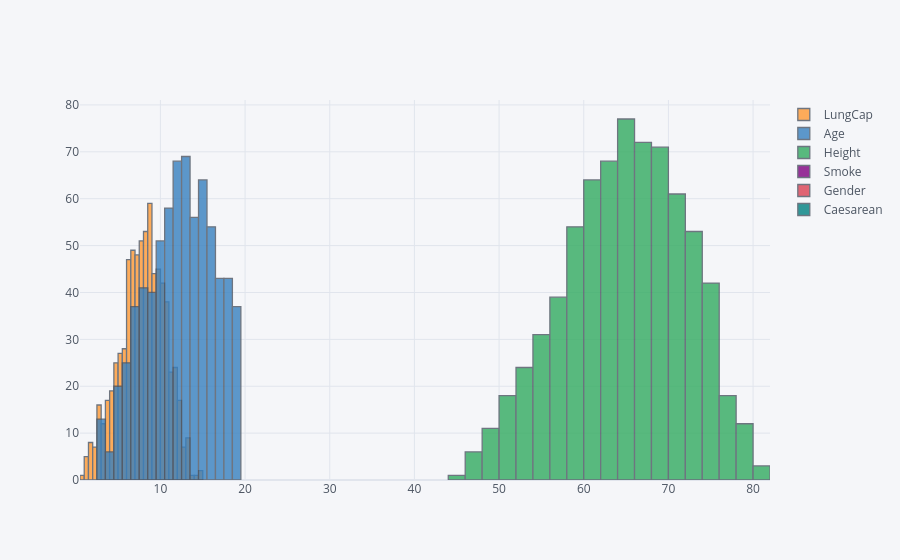

This figure's notebook cell:
### Code cell
lnc.iplot(kind = 'histogram')

### Figure 1 — Plotly figure (JSON) as saved in the notebook; plotly's stock layout.template omitted (floating-point values rounded to 4 significant figures; data arrays with more than 128 entries replaced by an {"elided": "..."} marker saying what was removed)
{"data": [{"histfunc": "count", "histnorm": "", "marker": {"color": "rgba(255, 153, 51, 1.0)", "line": {"color": "#4D5663", "width": 1.3}}, "name": "LungCap", "opacity": 0.8, "orientation": "v", "type": "histogram", "x": {"elided": "725 float values"}}, {"histfunc": "count", "histnorm": "", "marker": {"color": "rgba(55, 128, 191, 1.0)", "line": {"color": "#4D5663", "width": 1.3}}, "name": "Age", "opacity": 0.8, "orientation": "v", "type": "histogram", "x": {"elided": "725 int values"}}, {"histfunc": "count", "histnorm": "", "marker": {"color": "rgba(50, 171, 96, 1.0)", "line": {"color": "#4D5663", "width": 1.3}}, "name": "Height", "opacity": 0.8, "orientation": "v", "type": "histogram", "x": {"elided": "725 float values"}}, {"histfunc": "count", "histnorm": "", "marker": {"color": "rgba(128, 0, 128, 1.0)", "line": {"color": "#4D5663", "width": 1.3}}, "name": "Smoke", "opacity": 0.8, "orientation": "v", "type": "histogram", "x": {"elided": "725 str values"}}, {"histfunc": "count", "histnorm": "", "marker": {"color": "rgba(219, 64, 82, 1.0)", "line": {"color": "#4D5663", "width": 1.3}}, "name": "Gender", "opacity": 0.8, "orientation": "v", "type": "histogram", "x": {"elided": "725 str values"}}, {"histfunc": "count", "histnorm": "", "marker": {"color": "rgba(0, 128, 128, 1.0)", "line": {"color": "#4D5663", "width": 1.3}}, "name": "Caesarean", "opacity": 0.8, "orientation": "v", "type": "histogram", "x": {"elided": "725 str values"}}], "layout": {"barmode": "overlay", "legend": {"bgcolor": "#F5F6F9", "font": {"color": "#4D5663"}}, "paper_bgcolor": "#F5F6F9", "plot_bgcolor": "#F5F6F9", "title": {"font": {"color": "#4D5663"}}, "xaxis": {"gridcolor": "#E1E5ED", "showgrid": true, "tickfont": {"color": "#4D5663"}, "title": {"font": {"color": "#4D5663"}, "text": ""}, "zerolinecolor": "#E1E5ED"}, "yaxis": {"gridcolor": "#E1E5ED", "showgrid": true, "tickfont": {"color": "#4D5663"}, "title": {"font": {"color": "#4D5663"}, "text": ""}, "zerolinecolor": "#E1E5ED"}}}
